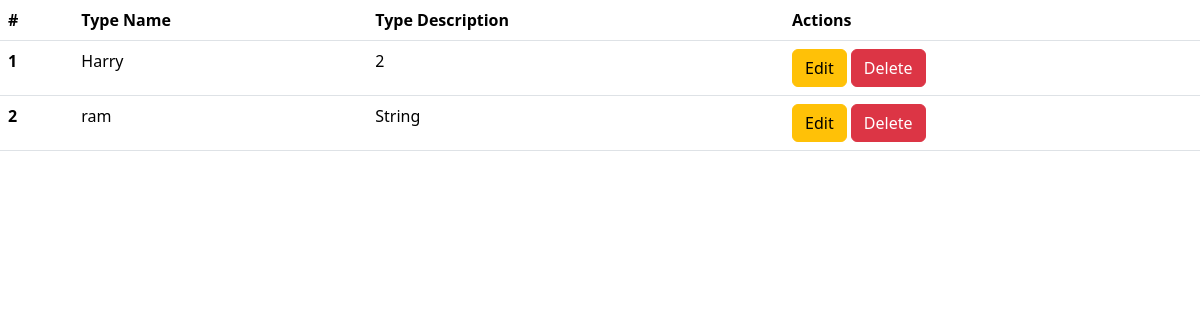
/type/, run on an earlier commit of the app's database.
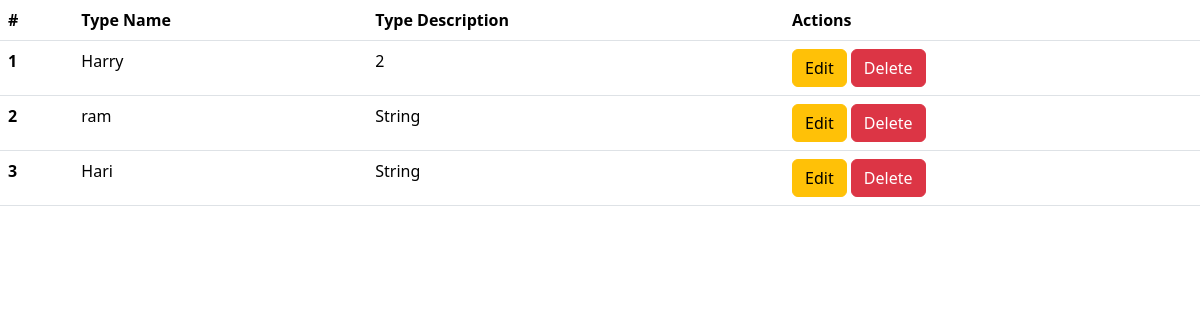
And on a later commit of the database.
### todo/models.py (models this page shows)
class Type(models.Model):
    type_name = models.CharField(max_length=300)
    type_description = type_description = models.TextField()

### todo/views.py (the view)
# urls.py: path('type/', type_view),
def type_view(request):
    types = Type.objects.all()
    return render(request, 'type_page.html', context={'types': types})

### todo/templates/type_page.html (shortened to what this page needs)
<!DOCTYPE html>
<html lang="en">
<head>
    <link href="https://cdn.jsdelivr.net/npm/bootstrap@5.3.6/dist/css/bootstrap.min.css" rel="stylesheet">
</head>
<body>
    <table class="table">
    <tr>
      <th scope="col">#</th>
      <th scope="col">Type Name</th>
      <th scope="col">Type Description</th>
      <th scope="col">Actions</th>
    </tr>
  <tbody>
    {% for type in types%}
        <tr>
        <th scope="row">{{forloop.counter}}</th>
        <td>{{type.type_name}}</td>
        <td>{{type.type_description}}</td>
        <td><a href="{% url 'update-type' pk=type.id%}"><button type="button" class= "btn btn-warning">Edit</button></a>
            <a href="{% url 'delete-type' pk=type.id%}"><button type="button" class= "btn btn-danger">Delete</button></a></td>
        </tr>
    {% endfor %}
  </tbody>
</table>
</body>
</html>

What changed in the data, as far as the page shows it:
added Type: type_name "Hari", type_description "String"
